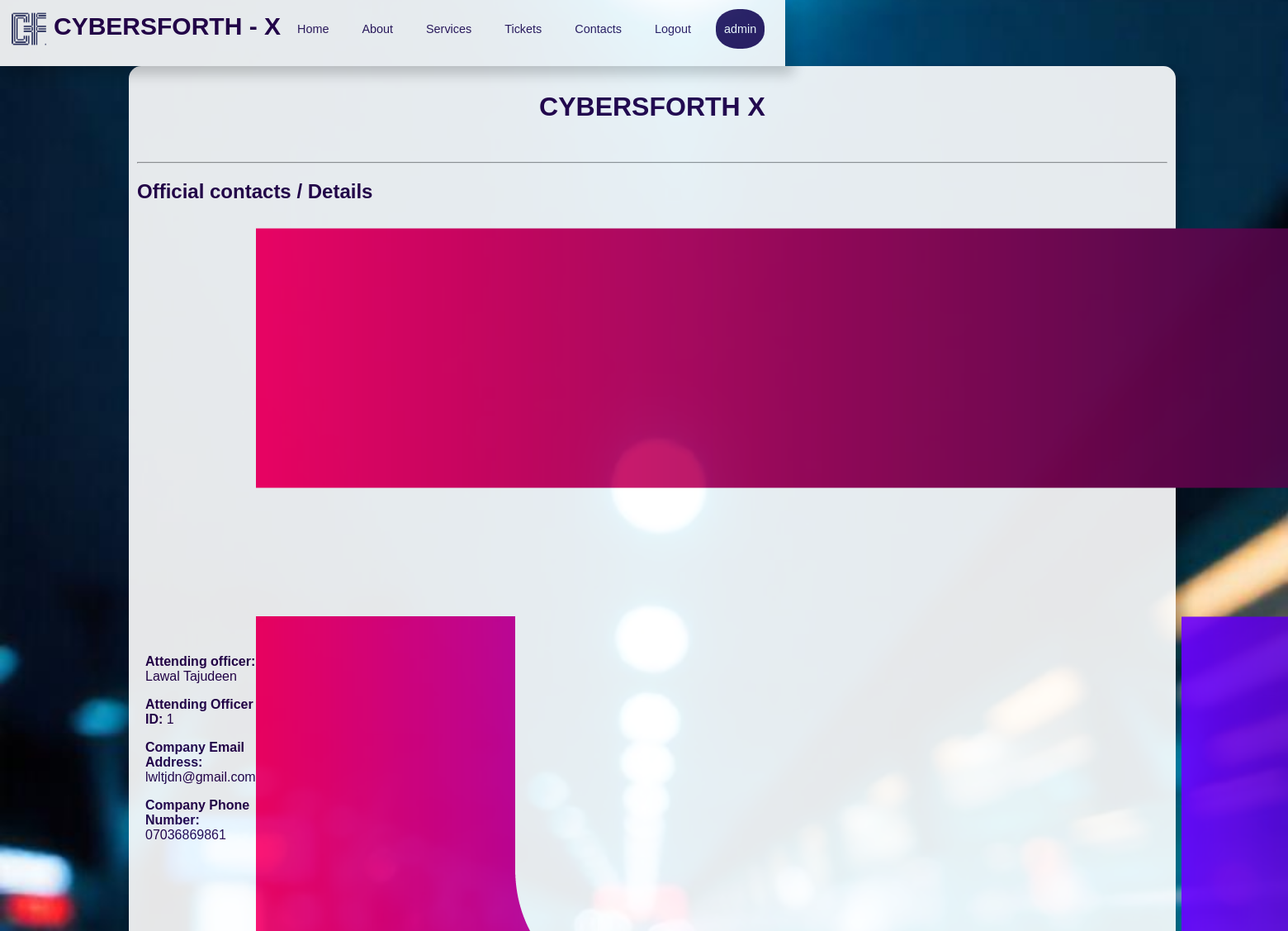
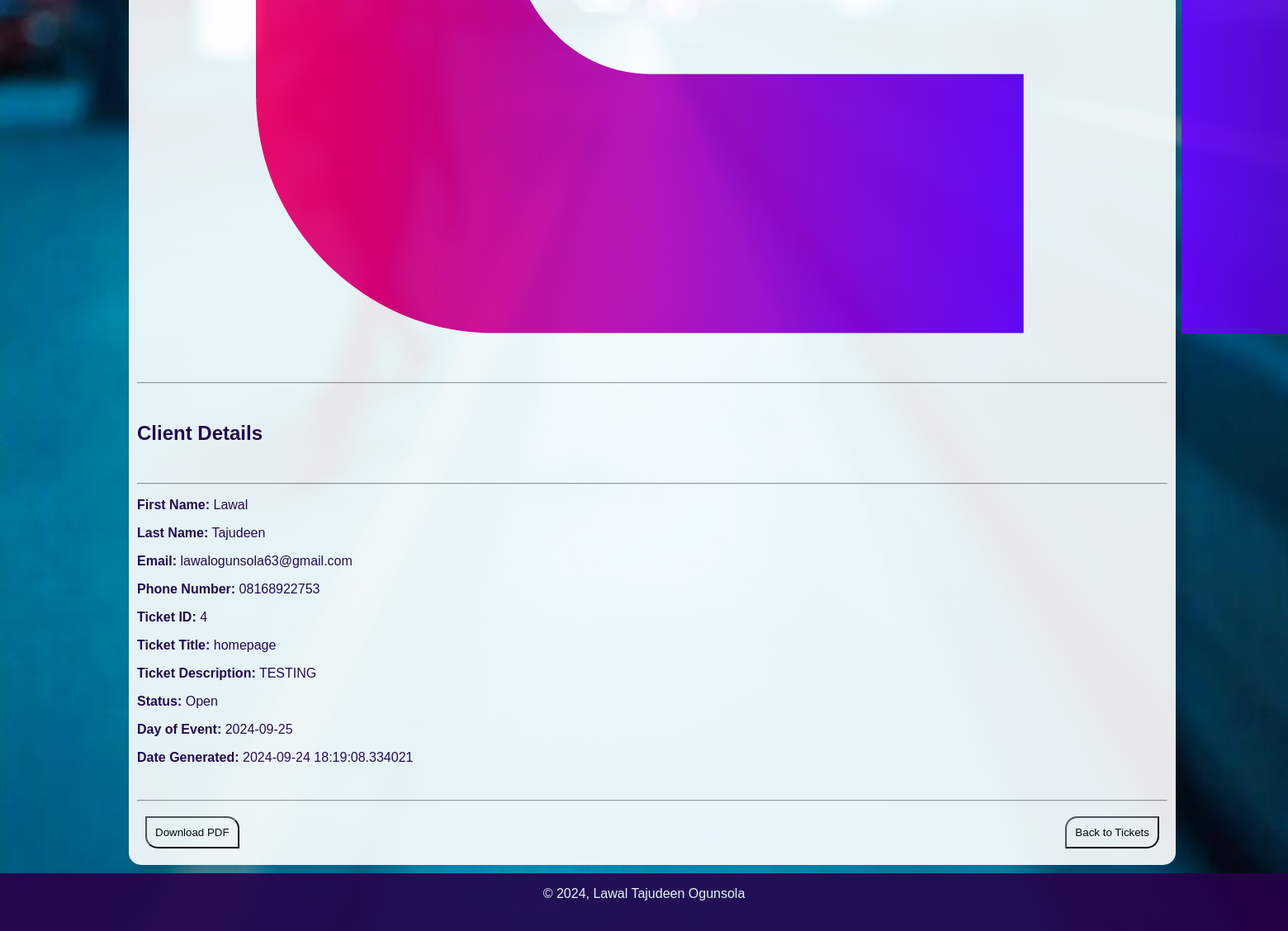
Page /ticket/4 (signed in) on the committed database (2 pictures, top to bottom).
### app/base_model.py (models this page shows, shortened)
class User(db.Model, UserMixin):
    __tablename__ = 'users'
    ''' User id - this is a unique primary key, autoincrement.'''
    id = db.Column(db.Integer,
                   primary_key=True)
    '''username - unique and not null'''
    username = db.Column(db.String(80),
                         unique=True,
                         nullable=False)
    '''Admin or not'''
    is_admin = db.Column(db.Boolean, default=False)
    '''name of business or organisation'''
    business_name = db.Column(db.String(200),
                              default='CYBERSFORTH X SERVICES')
    '''business logo'''
    profile_picture = db.Column(db.String(120),
                                nullable=True)
    '''user email - unique, not null'''
    email = db.Column(db.String(120),
                      unique=True,
                      nullable=False)
    '''user password - not unique and not null'''
    password_hash = db.Column(db.String(255),
                         nullable=False)
    '''user's first & last names - not null'''
    first_name = db.Column(db.String(50),
                           nullable=False)
    last_name = db.Column(db.String(50),
                          nullable=False)
    '''user's phone number - unique, not null'''
    phone_number = db.Column(db.String(15),
                             nullable=True)
    ''' tickets & appointment relationship'''
    tickets = db.relationship('Ticket',
                              backref='creator',
                              lazy=True)
    appointments = db.relationship('Appointment',
                                   backref='creator',
                                   lazy=True)
    created_at = db.Column(db.DateTime,
                           nullable=False,
                           default=datetime.now(timezone.utc))

class Ticket(db.Model, UserMixin):
    __tablename__ = 'tickets'
    '''details of ticket'''
    id = db.Column(db.Integer, primary_key=True)
    title = db.Column(db.String(100), nullable=False)
    description = db.Column(db.Text, nullable=False)
    '''details of client / customer'''
    client_first_name = db.Column(db.String(80),
                                  nullable=True)
    client_last_name = db.Column(db.String(80),
                                 nullable=True)
    client_middle_name = db.Column(db.String(80),
                                   nullable=True)
    client_email = db.Column(db.String(80),
                             unique=False,
                             nullable=True)
    client_phone_number = db.Column(db.String(20),
                                    unique=False,
                                    nullable=False,
                                    default='')
    '''Ticket details '''
    date = db.Column(db.DateTime,
                           nullable=False,
                           default=datetime.now(timezone.utc))
    event_date = db.Column(db.Date, nullable=False,
                           default=datetime.now(timezone.utc))
    status = db.Column(db.String(10), nullable=False, default='Open')
    user_id = db.Column(db.Integer, db.ForeignKey('users.id'))

### app/routes.py (the view)
@routes.route('/ticket/<int:ticket_id>', methods=['GET'])
@login_required
def View_ticket(ticket_id):
    ticket = Ticket.query.get_or_404(ticket_id)
    if ticket.user_id != current_user.id:
        flash("You do not have permission to view this ticket.", "danger")
        return redirect(url_for('routes.View_tickets'))
    user = User.query.get(ticket.user_id)
    return render_template('view_ticket.html', ticket=ticket, user=user)

### templates/view_ticket.html (shortened to what this page needs)
{% extends 'layout.html' %}
{% block header %}
    <link rel='stylesheet' href="{{ url_for('static', filename='./css/view_ticket.css') }}" />
{% endblock header %}
{% block contents %}
<h1 class='brand-name'>{{ user.business_name }}</h1><br />
<hr />
<h2>Official contacts / Details</h2>
<div class='separate_content'>
    <div>
        <p><strong>Attending officer:</strong> {{ user.first_name }} {{ user.last_name }}</p>
        <p><strong>Attending Officer ID:</strong> {{ user.id }}</p>
        <p><strong>Company Email Address:</strong> {{ user.email }}</p>
        <p><strong>Company Phone Number:</strong> {{ user.phone_number }}</p>
    </div>
    <div>
        {% if user.profile_picture %}
            {% set profile_pic_url = url_for('static', filename='profile_pics/' + user.profile_picture) %}
        {% else %}
            {% set profile_pic_url = url_for('static', filename='profile_pics/default_profile_pic.png') %}
        {% endif %}
        <img src="{{ profile_pic_url }}" alt="Profile Picture" />
    </div>
</div>
<br /><br />
<hr />
<br />
<div>
    <h2>Client Details</h2><br/>
    <hr />
    <p><strong>First Name:</strong> {{ ticket.client_first_name }}</p>
    <p><strong>Last Name:</strong> {{ ticket.client_last_name }}</p>
    <p><strong>Email:</strong> {{ ticket.client_email }}</p>
    <p><strong>Phone Number:</strong> {{ ticket.client_phone_number }}</p>
    <p><strong>Ticket ID:</strong> {{ ticket.id }}</p>
    <p><strong>Ticket Title:</strong> {{ ticket.title }}</p>
    <p><strong>Ticket Description:</strong> {{ ticket.description }}</p>
    <p><strong>Status:</strong> {{ ticket.status }}</p>
    <p><strong>Day of Event:</strong> {{ ticket.event_date }}</p>
    <p><strong>Date Generated:</strong> {{ ticket.date }}</p>
</div>
<br/>
<hr />
<div class='view_ticket_btns'>
    <div>
        <a href="{{ url_for('routes.download_ticket', ticket_id=ticket.id) }}"><button class='btn-a'>Download PDF</button></a>
    </div>
    <div>
        <a href="{{ url_for('routes.View_tickets') }}"><button class='btn-b'>Back to Tickets</button></a>
    </div>
</div>
{% endblock contents %}

### templates/header.html (shortened to what this page needs)
{% block header %}
<link rel='stylesheet' href="{{ url_for('static', filename='header.css') }}" />
{% endblock %}
{% block contents %}
<nav>
    <div class='divHead'>
        <img src="{{ url_for('static', filename='./images/logo.png') }}" alt="brand logo">
        <h1>CYBERSFORTH - X</h1>
    </div>
    <div>
        <ul class='nav-links'>
            <li>
                <a href="{{ url_for('routes.Home') }}">Home</a>
            </li>
            <li>
                <a href="{{ url_for('routes.About') }}">About</a>
            </li>
            <li>
                <a href="{{ url_for('routes.Ticket_page') }}">Services</a>
            </li>
            <li>
                <a href="{{ url_for('routes.View_tickets') }}">Tickets</a>
            </li>
            <li>
                <a href='#'>Contacts</a>
            </li>
            {% if current_user.is_authenticated %}
                <li>
                    <a href="{{ url_for('routes.Logout') }}" >Logout</a>
                </li>
                <li class='user_profile'>
                    <a href="{{ url_for('routes.Dashboard') }}" >{{ current_user.username }}</a>
                </li>
            {% endif %}
        </ul>
    </div>
</nav>
{% endblock contents %}

### static/css/layout.css (style rules this page uses)
body { background-color: #c0c0c0; padding: 0; margin: 0; opacity: 0.9; }
body { margin: 0; font-family: Arial, sans-serif; background-image: url('../images/bg-2.jpeg'); background-size: cover; background-attachment: fixed; background-position: center; background-repeat: no-repeat; color: #333; }
nav { display: flex; height: 70px; padding: 10px; justify-content: space-between; align-content: center; align-items: center; box-shadow: 10px 10px 15px rgba(0, 0, 0, 0.2); }
nav img { height: 50px; width: 50px; }
.divHead { display: flex; flex-wrap: wrap; justify-content: center; align-content: center; text-align: center; }
.divHead h1 { color: #260049; font-size: 30px; margin: 5px; }
nav { background-color: #fff; }
nav ul { list-style-type: none; padding: 0; margin: 0; display: flex; align-items: center; }
nav ul li { margin-right: 15px; font-size: 90%; }
nav ul li a, .edit_profile { color: #2E175D; text-decoration: none; }
nav ul li, .edit_profile { margin: 8px, 0; text-align: center; width: 80%; padding: 6px 10px; transition: #2E175D 0.5s ease, #fff 0.3s ease; position: relative; margin: 5px; border-radius: 15px; }
nav ul li a { color: #2E175D; text-decoration: none; width: 100%; height: 100%; display: block; padding: 10px 0; box-sizing: border-box; }
.user_profile, .user_profile a { background-color: #2E175D; color: #fff; border-radius: 45%; }

### static/css/view_ticket.css (style rules this page uses)
.brand-name { justify-content: center; text-align: center; }
.separate_content { display: flex; align-items: center; align-content: center; justify-content: space-between; padding: 10px; }
.view_ticket_btns { display: flex; align-items: center; align-content: center; text-align: center; justify-content: space-between; padding: 10px; }
.view_ticket_btns a button { padding: 10px; background-color: transparent; transition: all 0.3s ease; }
.btn-a { border-radius: 0 15px; }
.btn-b { border-radius: 15px 0; }

### static/css/header.css (style rules this page uses)
nav ul { list-style-type: none; padding: 0; margin: 0; display: flex; align-items: center; }
nav ul li { margin-right: 15px; font-size: 90%; }
nav ul li a { color: #2E175D; text-decoration: none; }

### rows in the picture
User: username "admin", business_name "CYBERSFORTH X", first_name "Lawal", last_name "Tajudeen", id "1", email "lwltjdn@gmail.com", phone_number "07036869861"
Ticket: client_first_name "Lawal", client_last_name "Tajudeen", client_email "lawalogunsola63@gmail.com", client_phone_number "08168922753", id "4", title "homepage", description "TESTING", status "Open", event_date "2024-09-25", date "2024-09-24 18:19:08.334021"
